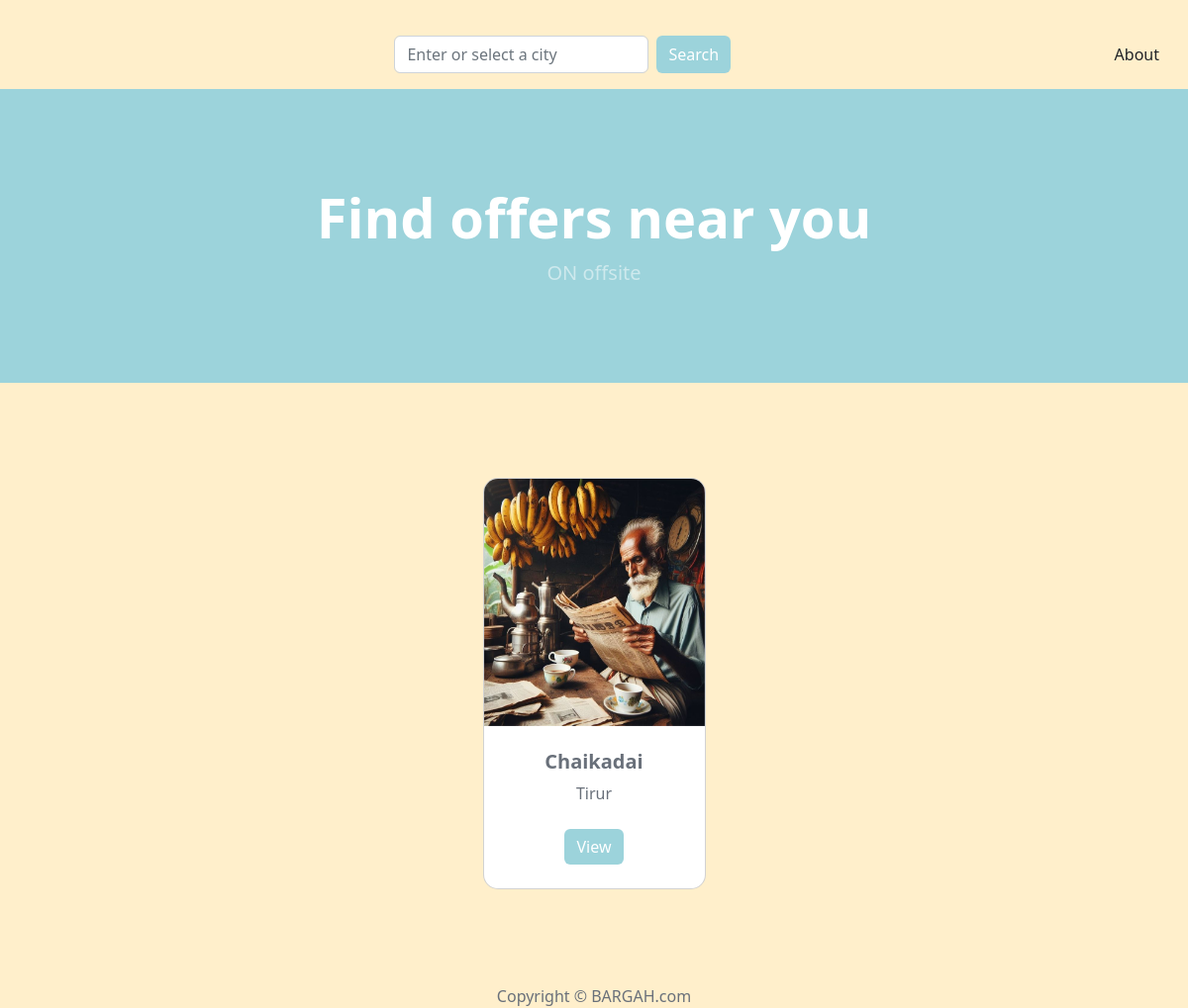
The page / on the database its author committed.
### app/models.py (models this page shows, shortened)
class shopsmodel(models.Model):
    name = models.CharField(max_length=20, default='default_value')
    bio = models.CharField(max_length=100, default='default_value')
    phone = models.IntegerField(null=True)
    photo1 = models.ImageField(upload_to='shop_photos/', default='shop_photos/default_image.jpg')
    photo2 = models.ImageField(upload_to='shop_photos/', default='shop_photos/default_image.jpg')
    photo3 = models.ImageField(upload_to='shop_photos/', default='shop_photos/default_image.jpg')
    email = models.EmailField(unique=True)
    location = models.CharField(max_length=50, default='default_value')
    locationlink= models.CharField(max_length=50, default='default_value')
    password = models.CharField(max_length=128)
    is_subscribed = models.BooleanField(default=False)
    subscription_start = models.DateTimeField(null=True, blank=True)
    subscription_end = models.DateTimeField(null=True, blank=True)

### app/views.py (the view)
# urls.py: path('',views.index,name='index'),
def index(request):
    if 'user' in request.session:
        current_user=request.session['user']
        return redirect("profile", current_user)
    else:
        shop=shopsmodel.objects.filter(is_subscribed=True)
        return render(request, "index.html",{"shops":shop})

### templates/index.html (shortened to what this page needs)
<!DOCTYPE html>
<html lang="en">
    <head>
         {% load static %}
        <link href="https://cdn.jsdelivr.net/npm/bootstrap-icons@1.5.0/font/bootstrap-icons.css" rel="stylesheet" />
        <link href="{% static 'css/styles.css' %}" rel="stylesheet" />
    </head>
    <body>
       <div class="d-flex justify-content-between p-3 align-items-center">
        <form method="get" action="{% url 'shop_search' %}" class="d-flex">
            <input list="cities" name="location" id="city" class="form-control me-2" placeholder="Enter or select a city">
            <button type="submit" class="btn btn-custom">Search</button>
        </form>
        <a class="btn btn-" href="{% url 'about' %}">About</a>
    </div>
        <header style="background-color:#9CD3DB;" class="py-5">
            <div class="container px-4 px-lg-5 my-5">
                <div class="text-center text-white">
                    <h1 class="display-4 fw-bolder">Find offers near you</h1>
                    <p class="lead fw-normal text-white-50 mb-0">ON offsite</p>
                </div>
            </div>
        </header>
        {% if shops %}
        {% for j in shops %}
         <section class="py-5">
    <div class="container px-4 px-lg-5 mt-5">
        <div class="row gx-4 gx-lg-5 row-cols-2 row-cols-md-3 row-cols-xl-4 justify-content-center">
            <div class="col mb-5">
                <div class="card h-100">
                    <div id="carouselExampleIndicators" class="carousel slide" data-ride="carousel">
    <div class="carousel-inner">
        <div class="carousel-item active">
            <img class="d-block w-100" src="{{ j.photo1.url }}" alt="First slide" height="250">
        </div>
    </div>
</div>
                    <div class="card-body p-4">
                        <div class="text-center">
                            <h5 class="fw-bolder">{{ j.name }}</h5>
                            {{ j.location}}
                        </div>
                    </div>
                    <div class="card-footer p-4 pt-0 border-top-0 bg-transparent">
                        <div class="text-center"><a class="btn btn-custom btn-outline-dark mt-auto" href="{% url 'offers' j.email %}">View</a></div>
                    </div>
                </div>
            </div>
        </div>
    </div>
</section>
        {% endfor %}
        {% else %}
        <h2 style="text-align: center;">No shops available</h2>
        {% endif %}
            <p class="m-0 text-center text-#9CD3DB">Copyright &copy; BARGAH.com</p>
    </body>
</html>

### templates/index.html (style rules this page uses)
body { margin-top: 20px; background-color: #FFEFCB; color: #69707a; }
.card { transition: transform 0.2s ease, box-shadow 0.2s ease; border-radius: 15px; overflow: hidden; }
.btn-custom { background-color:#9CD3DB; color: white; border: none; }

### rows shown on the page
shopsmodel: photo1 (picture), name "Chaikadai", location "Tirur"
